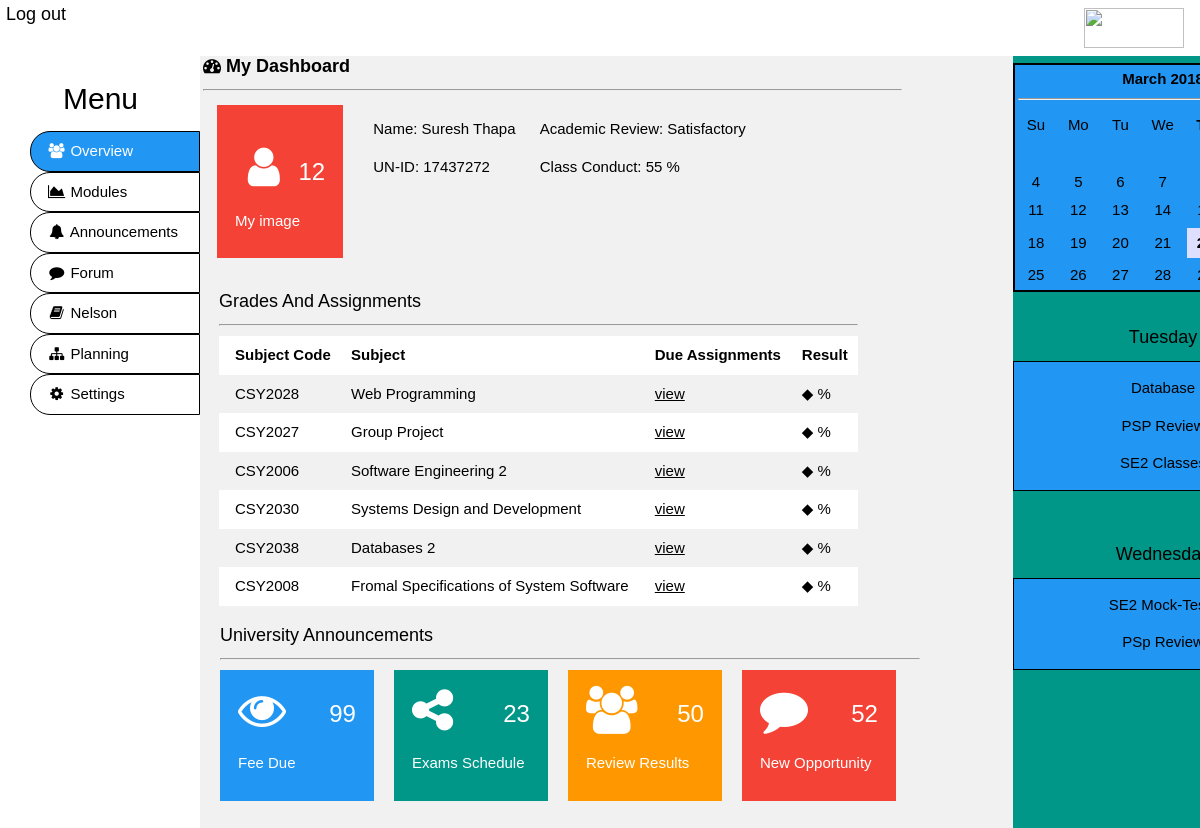
The app's page /index.php (signed in), older data.
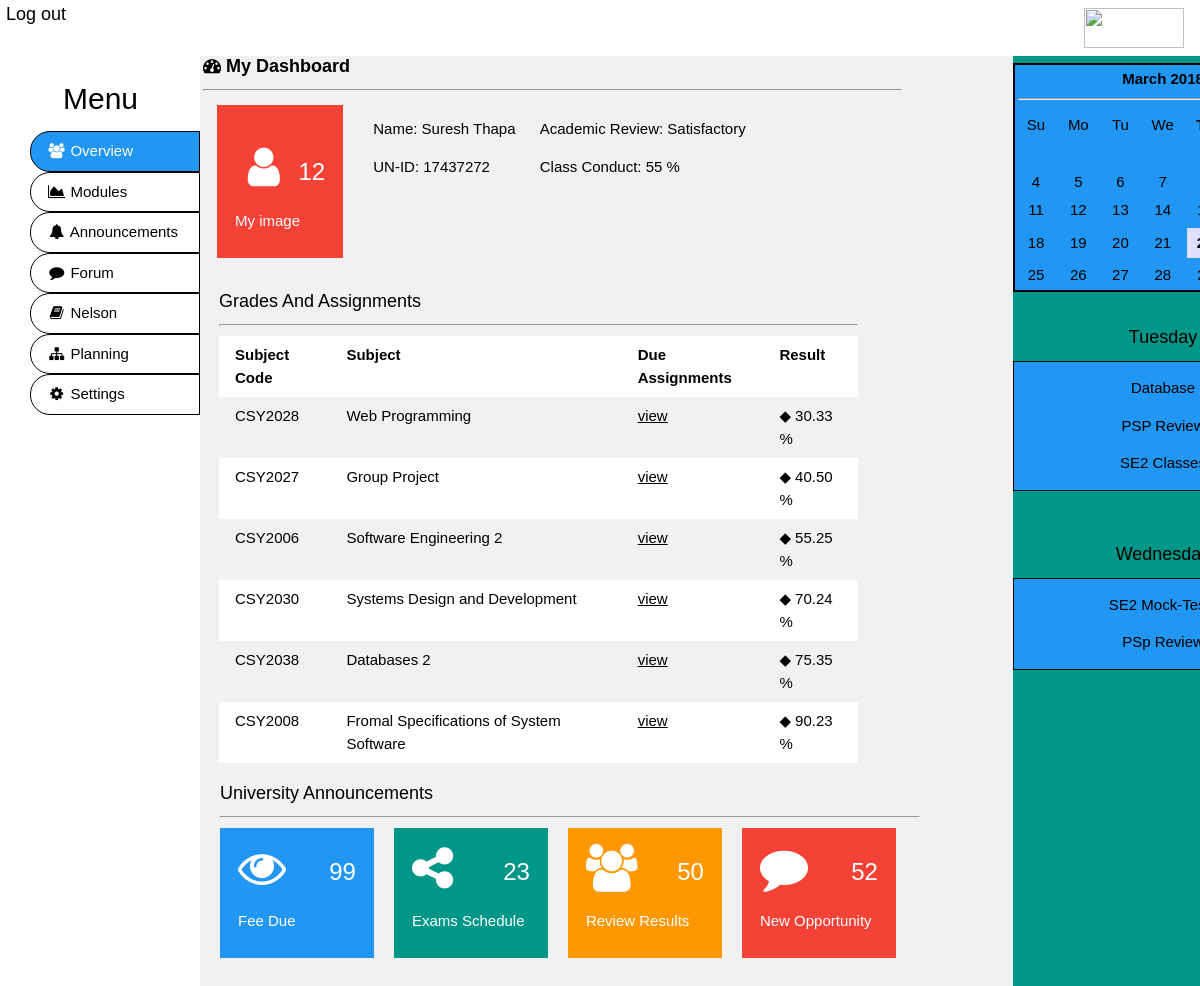
The same page, newer data.
### tables this page shows
CREATE TABLE `user_login` (
  `user_id` int(11) NOT NULL,
  `user_name` varchar(255) NOT NULL,
  `user_academic_review` varchar(255) NOT NULL,
  `user_un_id` int(11) NOT NULL,
  `user_class_conduct` int(11) NOT NULL,
  `user_email` varchar(255) NOT NULL,
  `user_psw` varchar(255) NOT NULL,
  `profile_image` longblob NOT NULL
);

CREATE TABLE `module_detail` (
  `user_id` int(11) NOT NULL,
  `result` decimal(4,2) NOT NULL,
  `module_id` int(11) NOT NULL
);

### index.php (the view, shortened to what this page needs)
<!DOCTYPE html>
<html>
<?php
 require 'header.php';
?>
<body>
  <?php
               $pdo = new PDO('mysql:host=localhost;dbname=group7_db','root','');
               if(isset($_SESSION['session_login_id']))
               {
                    $stmt = $pdo->prepare("SELECT * FROM user_login WHERE user_id = :login_id");
                    $criteria = [
                    'login_id' => $_SESSION['session_login_id']
                     ];
                $stmt->execute($criteria);
                $take = $stmt->fetch();
                $call_name=$take['user_name'];
                $call_id=$take['user_un_id'];
                $call_review=$take['user_academic_review'];
                $call_conduct=$take['user_class_conduct'];
                $stmt = $pdo->prepare("SELECT * FROM module_detail WHERE (user_id = :login_id AND module_id = '1' )");
                    $criteria = [
                    'login_id' => $_SESSION['session_login_id']
                     ];
                $stmt->execute($criteria);
                $take = $stmt->fetch();
                $call_result1=$take['result'];
                $stmt = $pdo->prepare("SELECT * FROM module_detail WHERE (user_id = :login_id AND module_id = '2' )");
                    $criteria = [
                    'login_id' => $_SESSION['session_login_id']
                     ];
                $stmt->execute($criteria);
                $take = $stmt->fetch();
                $call_result2=$take['result'];
                $stmt = $pdo->prepare("SELECT * FROM module_detail WHERE (user_id = :login_id AND module_id = '3' )");
                    $criteria = [
                    'login_id' => $_SESSION['session_login_id']
                     ];
                $stmt->execute($criteria);
                $take = $stmt->fetch();
                $call_result3=$take['result'];
                $stmt = $pdo->prepare("SELECT * FROM module_detail WHERE (user_id = :login_id AND module_id = '4' )");
                    $criteria = [
                    'login_id' => $_SESSION['session_login_id']
                     ];
                $stmt->execute($criteria);
                $take = $stmt->fetch();
                $call_result4=$take['result'];
                $stmt = $pdo->prepare("SELECT * FROM module_detail WHERE (user_id = :login_id AND module_id = '5' )");
                    $criteria = [
                    'login_id' => $_SESSION['session_login_id']
                     ];
                $stmt->execute($criteria);
                $take = $stmt->fetch();
                $call_result5=$take['result'];
                $stmt = $pdo->prepare("SELECT * FROM module_detail WHERE (user_id = :login_id AND module_id = '6' )");
                    $criteria = [
                    'login_id' => $_SESSION['session_login_id']
                     ];
                $stmt->execute($criteria);
                $take = $stmt->fetch();
                $call_result6=$take['result'];
                }
  ?>
<div class="w3-main" style="margin-left:185px;margin-top:43px;">
<div style="width:72.4%;float: left;">
  <header class="w3-container">
    <h5><b><i class="fa fa-dashboard"></i> My Dashboard<hr></b></h5>
  </header>
  <div class="w3-row-padding w3-margin-bottom">
    <div class="w3-quarter" style="float: left; width:25%;">
      <div class="w3-container w3-red w3-padding-16">
        <div>
        </div>
        <div class="w3-left"><i class="fa fa-fw fa-user" style="font-size: 3em;"></i></div>
        <div class="w3-right">
          <h3>12</h3>
        </div>
        <div class="w3-clear"></div>
        <h4>My image</h4>
      </div>
    </div>
    <div style="float: right; width:75%;">
      <div style="float:left;">
      <p>
        Name:
        <?php
         echo $call_name;
        ?>
      </p>
      <p>UN-ID:
        <?php
         echo $call_id;
        ?>
      </p>
    </div>
    <div style="float:right;">
      <p>Academic Review:
         <?php
         echo $call_review;
        ?>
      </p>
      <p style="margin-right:210px;">Class Conduct:
        <?php
         echo $call_conduct;
        ?>
      %</p>
    </div>
    </div>
  </div>
  <div class="w3-panel">
    <div class="w3-row-padding" style="margin:0 -16px">
      <div class="w3-twothird">
        <h5>Grades And Assignments<hr></h5>
          <table class="w3-table w3-striped w3-white">
          <tr>
            <th>Subject Code</th>
            <th>Subject</th>
            <th>Due Assignments</th>
            <th>Result</th>
          </tr>
          <tr>
            <td>CSY2028</td>
            <td>Web Programming</td>
            <td><a href="#">view</a></td>
            <td>&#9670;
             <?php
         echo $call_result1;
        ?>
            %</td>
          </tr>
          <tr>
            <td>CSY2027</td>
            <td>Group Project</td>
            <td><a href="#">view</a></td>
            <td>&#9670;
              <?php
         echo $call_result2;
        ?>
            %</td>
          </tr>
          <tr>
            <td>CSY2006</td>
            <td>Software Engineering 2</td>
            <td><a href="#">view</a></td>
            <td>&#9670;
               <?php
         echo $call_result3;
        ?>
            %</td>
          </tr>
          <tr>
            <td>CSY2030</td>
            <td>Systems Design and Development</td>
            <td><a href="#">view</a></td>
            <td>&#9670;
                <?php
         echo $call_result4;
        ?>
            %</td>
          </tr>
          <tr>
            <td>CSY2038</td>
            <td>Databases 2</td>
            <td><a href="#">view</a></td>
            <td>&#9670;
               <?php
         echo $call_result5;
        ?>
            %</td>
          </tr>
          <tr>
            <td>CSY2008</td>
            <td>Fromal Specifications of System Software</td>
            <td><a href="#">view</a></td>
            <td>&#9670;
               <?php
         echo $call_result6;
        ?>
            %</td>
          </tr>
        </table>
      </div>
    </div>
  </div>
  <div style="margin-left: 35px; height:250px;">
    <h5>University Announcements<hr></h5>
    <div class="w3-quarter">
      <div class="w3-container w3-blue w3-padding-16">
        <div class="w3-left"><i class="fa fa-eye w3-xxxlarge"></i></div>
        <div class="w3-right">
          <h3>99</h3>
        </div>
        <div class="w3-clear"></div>
        <h4>Fee Due</h4>
      </div>
    </div>
    <div class="w3-quarter" style="margin-left: 20px;">
      <div class="w3-container w3-teal w3-padding-16">
        <div class="w3-left"><i class="fa fa-share-alt w3-xxxlarge"></i></div>
        <div class="w3-right">
          <h3>23</h3>
        </div>
        <div class="w3-clear"></div>
        <h4>Exams Schedule</h4>
      </div>
    </div>
    <div class="w3-quarter" style="margin-left: 20px;">
      <div class="w3-container w3-orange w3-text-white w3-padding-16">
        <div class="w3-left"><i class="fa fa-users w3-xxxlarge"></i></div>
        <div class="w3-right">
          <h3>50</h3>
        </div>
        <div class="w3-clear"></div>
        <h4>Review Results</h4>
      </div>
    </div>
    <div class="w3-quarter" style="margin-left: 20px;">
      <div class="w3-container w3-red w3-padding-16">
        <div class="w3-left"><i class="fa fa-comment w3-xxxlarge"></i></div>
        <div class="w3-right">
          <h3>52</h3>
        </div>
        <div class="w3-clear"></div>
        <h4>New Opportunity</h4>
      </div>
    </div>
  </div>
</div>
<div class="right-bar" style="width:25%;float:right;height:100%;background-color:#009688;position: fixed;z-index: 1;margin-left:828px;">
<center style="margin-top: 20px;">
</center>
<br/>
<center>
  <h5>Tuesday</h5>
  <div style="max-height:200px;max-width: 310px;background-color: #2196F3;border: 1px solid black">
    <p>Database</p>
    <p>PSP Review</p>
    <p>SE2 Classes</p>
  </div>
</center>
<center style="margin-top: 50px;">
  <h5>Wednesday</h5>
  <div style="max-height:200px;max-width: 310px;background-color: #2196F3;border: 1px solid black">
    <p>SE2 Mock-Tests</p>
    <p>PSp Review</p>
  </div>
</center>
</div>
</body>
</html>

### header.php (shortened to what this page needs)
<!DOCTYPE html>
<html>
<head>
<link rel="stylesheet" href="css/w3.css">
<link rel="stylesheet" href="https://cdnjs.cloudflare.com/ajax/libs/font-awesome/4.7.0/css/font-awesome.min.css">
</head>
<body class="w3-light-grey">
<div class="w3-bar w3-top w3-black w3-large" style="z-index:4">
  <a href="logout.php"><button>Log out</button></a>
  <span class="w3-bar-item w3-right"><img style="height:40px;width:100px;" src="images/logo1.bmp"></span>
</div>
<nav class="w3-sidebar w3-collapse w3-white w3-animate-left" style="z-index:3;width:200px;" id="mySidebar"><br>
      <div class="w3-container" style="margin-left: 45px;">
        <h5 style="font-size: 2em;">Menu</h5>
      </div>
      <div class="w3-bar-block" style="margin-left: 30px;">
              <a style="border-top-left-radius: 20px;border-bottom-left-radius: 20px;border: 1px solid black; " href="index.php" class="w3-bar-item w3-button w3-padding w3-blue"><i class="fa fa-users fa-fw"></i>  Overview</a>
              <a style="border-top-left-radius: 20px;border-bottom-left-radius: 20px;border: 1px solid black; " href="modules.php" class="w3-bar-item w3-button w3-padding"><i class="fa fa-fw fa-area-chart"></i>  Modules</a>
              <a style="border-top-left-radius: 20px;border-bottom-left-radius: 20px;border: 1px solid black; " href="announcements.php" class="w3-bar-item w3-button w3-padding"><i class="fa fa-bell fa-fw"></i>  Announcements</a>
              <a style="border-top-left-radius: 20px;border-bottom-left-radius: 20px;border: 1px solid black; " href="forum.php" class="w3-bar-item w3-button w3-padding"><i class="fa fa-fw fa-comment"></i>  Forum</a>
              <a style="border-top-left-radius: 20px;border-bottom-left-radius: 20px;border: 1px solid black; " href="nelson.php" class="w3-bar-item w3-button w3-padding"><i class="fa fa-fw fa-book"></i>  Nelson</a>
              <a style="border-top-left-radius: 20px;border-bottom-left-radius: 20px;border: 1px solid black; " href="planning.php" class="w3-bar-item w3-button w3-padding"><i class="fa fa-fw fa-sitemap"></i>  Planning</a>
              <a style="border-top-left-radius: 20px;border-bottom-left-radius: 20px;border: 1px solid black; " href="settings.php" class="w3-bar-item w3-button w3-padding"><i class="fa fa-cog fa-fw"></i>  Settings</a><br><br>
      </div>
</nav>
</body>
</html>

### header.php (style rules this page uses)
html,body,h1,h2,h3,h4,h5 { font-family: "Raleway", sans-serif }

Row changes from the older to the newer data that the page shows:
added module_detail: result "30.33"
added module_detail: result "40.50"
added module_detail: result "55.25"
added module_detail: result "70.24"
added module_detail: result "75.35"
added module_detail: result "90.23"
